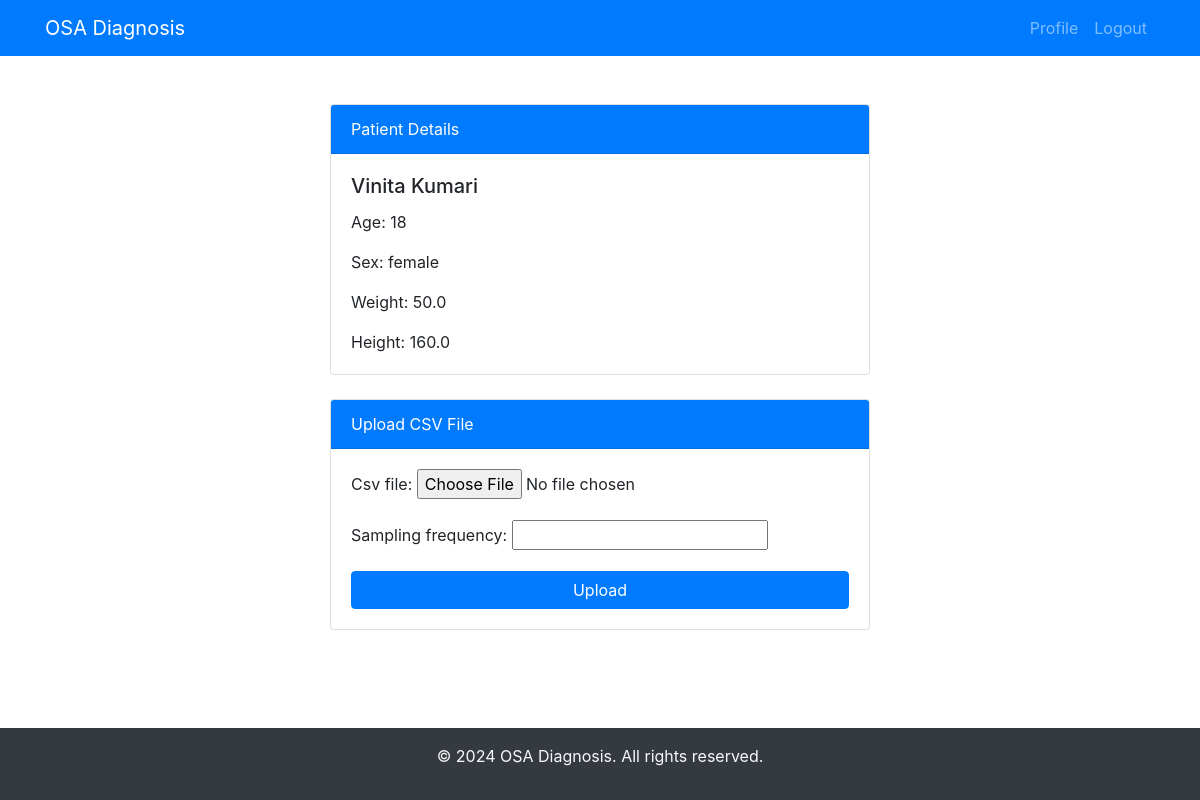
The app's page /patient/2/old/ with its own data.
### dashboard/models.py (models this page shows, shortened)
class Patient(models.Model):
    user = models.ForeignKey(User, on_delete=models.CASCADE)
    first_name = models.CharField(max_length=100)
    last_name = models.CharField(max_length=100, default="Unknown")
    age = models.IntegerField()
    sex = models.CharField(max_length=10, choices=[('male', 'Male'), ('female', 'Female')])
    weight = models.FloatField()
    height = models.FloatField()

### dashboard/views.py (the view)
# urls.py: path('patient/<int:patient_id>/old/', views.old_patient_profile, name='old_patient_profile'),
def old_patient_profile(request, patient_id):
    patient = get_object_or_404(Patient, id=patient_id)
    form = CSVUploadForm()
    return render(request, 'dashboard/old_patient_profile.html', {'patient': patient, 'form': form})

### dashboard/forms.py
class CSVUploadForm(forms.ModelForm):
    class Meta:
        model = CSVFile
        fields = ['csv_file', 'sampling_frequency']

### templates/dashboard/old_patient_profile.html (shortened to what this page needs)
<!DOCTYPE html>
<html lang="en">
<head>
    <link href="https://stackpath.bootstrapcdn.com/bootstrap/4.3.1/css/bootstrap.min.css" rel="stylesheet">
</head>
<body>
    <nav class="navbar navbar-expand-lg navbar-dark bg-primary">
        <div class="container">
            <a class="navbar-brand" href="#">OSA Diagnosis</a>
            <div class="collapse navbar-collapse justify-content-end" id="navbarNav">
                <ul class="navbar-nav">
                    <li class="nav-item">
                        <a class="nav-link" href="/dashboard">Profile</a>
                    </li>
                    <li class="nav-item">
                        <a class="nav-link" href="/logout">Logout</a>
                    </li>
                </ul>
            </div>
        </div>
    </nav>
    <div class="container mt-5">
        <div class="row">
            <div class="col-md-6 offset-md-3">
                <div class="card mb-4">
                    <div class="card-header bg-primary text-white">
                        Patient Details
                    </div>
                    <div class="card-body">
                        <h5 class="card-title">{{ patient.first_name }} {{ patient.last_name }}</h5>
                        <p class="card-text">Age: {{ patient.age }}</p>
                        <p class="card-text">Sex: {{ patient.sex }}</p>
                        <p class="card-text">Weight: {{ patient.weight }}</p>
                        <p class="card-text">Height: {{ patient.height }}</p>
                    </div>
                </div>
                <div class="card">
                    <div class="card-header bg-primary text-white">
                        Upload CSV File
                    </div>
                    <div class="card-body">
                        <form method="post" enctype="multipart/form-data" action="{% url 'upload_csv' patient_id=patient.id %}">
                            {{ form.as_p }}
                            <button type="submit" class="btn btn-primary btn-block">Upload</button>
                        </form>
                    </div>
                </div>
            </div>
        </div>
    </div>
    <footer class="bg-dark text-light text-center py-3 footer">
        <div class="container">
            <p>&copy; 2024 OSA Diagnosis. All rights reserved.</p>
        </div>
    </footer>
</body>
</html>

### templates/dashboard/old_patient_profile.html (style rules this page uses)
body { display: flex; flex-direction: column; min-height: 100vh; }
.footer { margin-top: auto; }

### records on screen
Patient: first_name "Vinita", last_name "Kumari", age "18", sex "female", weight "50.0", height "160.0"
